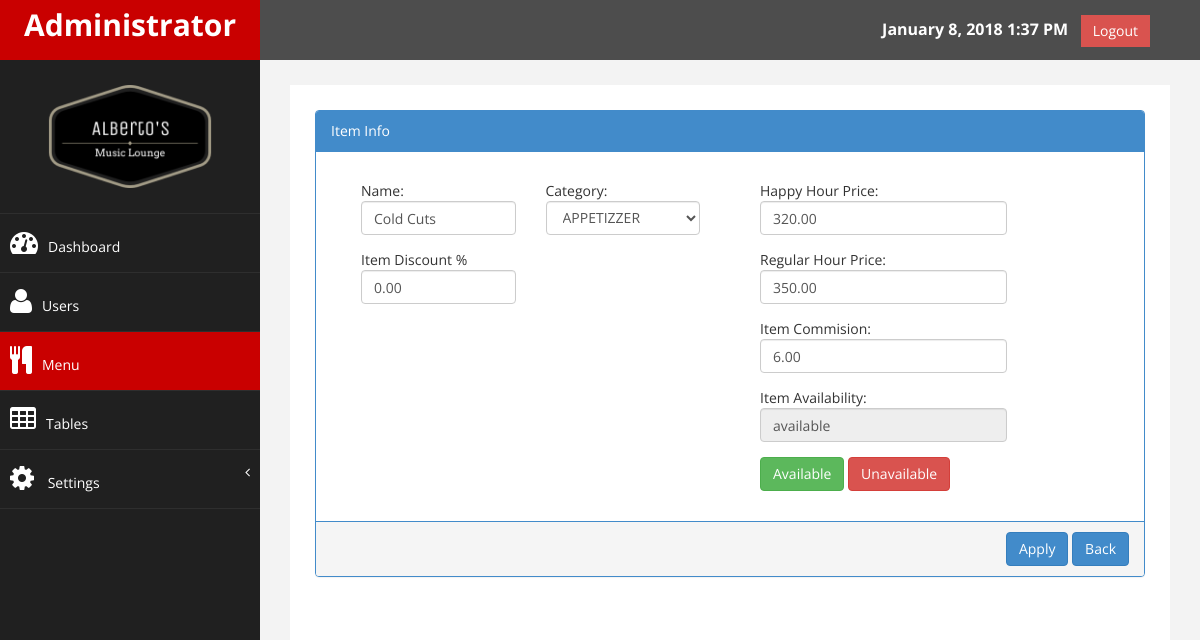
Screenshot of /admin/editmenu.php?menuitem_id=1 with the database file from the repository.
### tables this page shows
CREATE TABLE IF NOT EXISTS `menu_db` (
  `menuitem_id` int(11) NOT NULL AUTO_INCREMENT,
  `name` varchar(255) DEFAULT NULL,
  `item_category` varchar(255) DEFAULT NULL,
  `item_happyprice` double(65,2) DEFAULT NULL,
  `item_regularprice` double(65,2) DEFAULT NULL,
  `item_availability` enum('not available','available') DEFAULT NULL,
  `code` varchar(255) DEFAULT NULL,
  `item_commission` double(65,2) DEFAULT NULL,
  `item_discount` double(65,2) DEFAULT NULL,
  PRIMARY KEY (`menuitem_id`),
  UNIQUE KEY `name` (`name`)
);

### admin/editmenu.php (the view, shortened to what this page needs)
 <html xmlns="http://www.w3.org/1999/xhtml">
<head>
    <link href="assets/css/bootstrap.css" rel="stylesheet" />
    <link href="assets/css/font-awesome.css" rel="stylesheet" />
    <link href="assets/css/custom.css" rel="stylesheet" />
</head>
<body>
    <div id="wrapper">
        <nav class="navbar navbar-default navbar-cls-top " role="navigation" style="margin-bottom: 0">
            <div class="navbar-header">
                <a class="navbar-brand" href="transac.php">Administrator</a>
            </div>
  <div style="color: white;
padding: 15px 50px 5px 50px;
float: right;
font-size: 16px;"> <b><?php date_default_timezone_set("Asia/Manila");
                            echo $today = date("F j, Y g:i A");?></b> &nbsp; <a href="logout.php" onclick="return confirm('Do you really want to Log Out?');"class="btn btn-danger square-btn-adjust">Logout</a> </div>
        </nav>
                <nav class="navbar-default navbar-side" role="navigation">
            <div class="sidebar-collapse">
                <ul class="nav" id="main-menu">
                <li class="text-center">
                    <img src="assets/img/AML.png" class="user-image img-responsive"/>
                    <li>
                        <a  href="transac.php"><i class="fa fa-tachometer fa-2x" aria-hidden="true"></i><span class="hidden-xs hidden-sm">Dashboard</span></a></li>
                        <li><a href="users.php"><i class="fa fa-user fa-2x" aria-hidden="true"></i><span class="hidden-xs hidden-sm">Users</span></a></li>
                        <li><a class="active-menu" href="manage.php"><i class="fa fa-cutlery fa-2x" aria-hidden="true"></i><span class="hidden-xs hidden-sm">Menu</span></a></li>
                        <li><a href="tables.php"><i class="fa fa-table fa-2x" aria-hidden="true"></i><span class="hidden-xs hidden-sm">Tables</span></a></li>
                       <li>
                        <a href="#"><i class="fa fa-cog fa-2x"></i> Settings<span class="fa arrow"></span></a>
                      </li>
                    </ul>
                </div>
         </nav>
        <div id="page-wrapper" >
            <div id="page-inner">
               <div class="panel-body">
                            <div class="table-responsive">
<?php
require("connect.php");
$menuitem_id =$_REQUEST['menuitem_id'];
$result = mysqli_query($connection,"SELECT * FROM menu_db WHERE menuitem_id =$menuitem_id");
$test = mysqli_fetch_array($result);
                $name= $test['name'] ;
                $item_category=$test['item_category'] ;
                $item_happyprice=$test['item_happyprice'] ;
                $item_regularprice=$test['item_regularprice'] ;
                $item_availability=$test['item_availability'] ;
                $item_commission=$test['item_commission'] ;
                 $item_discount=$test['item_discount'] ;
?>
<div class="panel panel-primary">
                        <div class="panel-heading">
                             Item Info
                        </div>
                        <div class="panel-body">
                            <div class="table-responsive">
                              <form class="form-vertical" method="POST" >
  <div class="col-md-6">
                                    <div class="form-group col-md-6">
                            <label for="inputName" class="sr-only"></label>Name:
                            <input type="text"  class="form-control"  name="name"  value="<?php echo $name; ?>">
                         </div>
                         <div class="form-group col-md-6">
                            <label for="inputCategory" class="sr-only"></label>Category:
                            <select type="item_category"  class="form-control" name="item_category"  value="<?php echo $item_category; ?>">
                                  <option value="Appetizer">APPETIZZER</option>
                                </select>
                        </div>
                        <div class="form-group col-md-6">
                         <label for="inputEmail" class="sr-only">Commission</label>Item Discount %
                                <input type="text" name="item_discount" pattern="^[+]?\d+([.]\d+)?$" class="form-control" value="<?php echo $item_discount; ?>">
                              </div>
                          </div>
                        <div class="col-md-6">
                             <div class="form-group col-md-9">
                            <label for="inputHappy" class="sr-only"></label> Happy Hour Price:
                            <input type="text" class="form-control" pattern="^[+]?\d+([.]\d+)?$" name="item_happyprice"  value="<?php echo $item_happyprice; ?>">
                        </div>
                         <div class="form-group col-md-9">
                              <label for="inputRegular" class="sr-only"></label>Regular Hour Price:
                            <td><input type="text" class="form-control" pattern="^[+]?\d+([.]\d+)?$" name="item_regularprice"  value="<?php echo $item_regularprice; ?>" >
                        </div>
                              <div class="form-group col-md-9">
                              <label for="inputComm" class="sr-only"></label>Item Commision:
                            <td><input type="text" class="form-control" pattern="^[+]?\d+([.]\d+)?$" name="item_commission"  value="<?php echo $item_commission; ?>" >
                        </div>
                        <div class="form-group col-md-9">
                              <label for="inputAvail" class="sr-only"></label>Item Availability:
                            <td><input type="text" class="form-control" name="item_availability" readonly="readonly" value="<?php echo $item_availability; ?>" >
                        </div>
                       <div class="form-group col-md-9">
                           <button class="btn btn-success btn-square" type="savers" name="savers" > Available
                             </button>
                        <button class="btn btn-danger btn-square" type="saverss" name="saverss"> Unavailable
                             </button>
                        </div>
                     </div>
                                    </div>
                             </div>
                              <div class="panel-footer panel-primary">
                                <div class="form-actions" align="right" >
  <button type="save" class="btn btn-primary clearfix" name="save"  class="btn btn-success"/>Apply</button>
                                    <a href="manage.php"><button type="button" class="btn btn-primary  clearfix" name="reset">Back</button></a>
  </div>
                            </div>
             </div>
        </div>
</body>

### admin/assets/css/custom.css (style rules this page uses)
body { font-family: 'Open Sans', sans-serif; }
#wrapper { width: 100%; background:#202020; }
#page-wrapper { padding: 15px 15px; min-height: 600px; background:#F3F3F3; }
#page-inner { width:100%; margin:10px 20px 10px 0px; background-color:#fff!important; padding:10px; min-height:1200px; }
.text-center { text-align:center; }
.square-btn-adjust { border: 0px solid transparent; -webkit-border-radius: 0px; -moz-border-radius: 0px; border-radius: 0px; }
.user-image { margin: 25px auto; -webkit-border-radius: 10px; -moz-border-radius: 10px; border-radius: 10px; max-height:170px; max-width:170px; }
.navbar-cls-top .navbar-brand { color: #fff; background: #C90000; width: 260px; text-align: center; height: 60px; font-size: 30px; font-weight: 700; }
.active-menu { background-color:#C90000!important; }
.arrow { float: right; }
.fa.arrow:before { content: "\f104"; }
.sidebar-collapse , .sidebar-collapse .nav { background:none; }
.sidebar-collapse .nav { padding:0; }
.sidebar-collapse .nav > li > a { color:#fff; background:#202020; text-shadow:none; }
.sidebar-collapse > .nav > li > a { padding:15px 10px; }
.sidebar-collapse > .nav > li { border-bottom: 1px solid rgba(107, 108, 109, 0.19); }
.navbar-side { border:none; background-color: #202020; }
.navbar-cls-top { background:#4D4D4D; border-bottom:none; }
.navbar-default { border:0px solid black; }
.navbar-header { background: #A70303; }
.nav > li > a > i { margin-right:10px; }
@media (min-width:768px) { #page-wrapper { margin: 0 0 0 260px; padding: 15px 30px; min-height: 1200px; } }
@media (min-width:768px) { .navbar-side { z-index: 1; position: absolute; width: 260px; } }
@media (min-width:768px) { .navbar { border-radius: 0px; } }

### rows the page displays
menu_db: name "Cold Cuts", item_category "APPETIZZER", item_discount "0.00", item_happyprice "320.00", item_regularprice "350.00", item_commission "6.00", item_availability "available"
